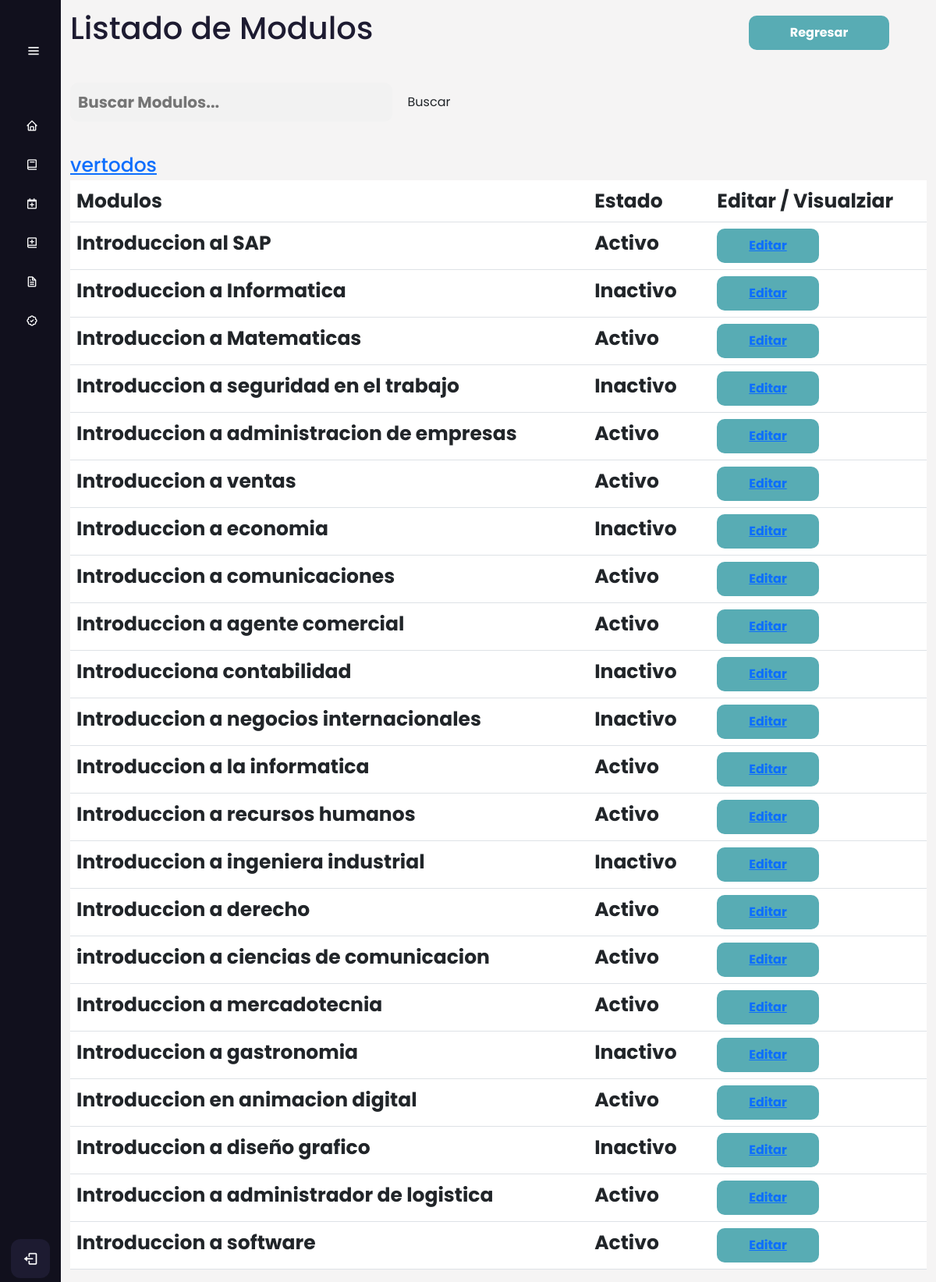
The page /cursos/listar_modulos on the database its author committed.
### AppCursos/models.py (models this page shows, shortened)
class Modulos(models.Model):
     nombre_modulo=models.CharField(max_length=100)
     estado_modulo= models.BooleanField(default=False)
     nombre_curso= models.ForeignKey(Cursos, on_delete=models.CASCADE,null=False)
     class Meta:
          verbose_name_plural = 'Modulos'

### AppCursos/views.py (the view)
# urls.py: path('listar_modulos', views.Listar_modulos, name='listar_modulos'),
def Listar_modulos(request):
    listarm = Modulos.objects.all()
    context = {'listarm':listarm}
    return render(request,'Modulos/listar_modulos.html',context)

### Templates/Modulos/listar_modulos.html
{% extends 'Layout/Base.html' %}
{% load static %}
{% block content %}
<link rel="stylesheet" href="{% static 'Css/Curso.css' %}">
<div class="home_content">
    <div class="text">
        <h1> Listado de Modulos </h1>
        <br><form class="search" action="{% url 'filtrar' %}" method="GET">
            <input type="text" class="search-bar" name="search" placeholder="Buscar Modulos...">
            <input type="submit" class="btn search-btn" value="Buscar">
        </form>
        <br>
        <span class="aux-btns"><a href="{% url 'listar_cursos' %}">vertodos</a> </span>
        <div class="table-responsive" >
            <table class="table " id="tablam">
                <thead>
                    <tr>
                        <th scope="col">Modulos</th>
                        <th scope="col">Estado</th>
                        <th scope="col"></th>
                        <th scope="col">Editar / Visualziar</th>
                    </tr>
                </thead>
                <tbody>
                    {% for modulos in listarm %}
                        <tr>
                            <th scope="row">{{modulos.nombre_modulo}}</th>
                            {% if modulos.estado_modulo %}
                            <th scope="row">Activo</th>
                            {% else %}
                            <th scope="row">Inactivo</th>
                            {% endif %}
                            <th scope="row">{{modulos.duracion_modulos_admin}}</th>
                            <td>
                                <button class="editar"><a href="#">Editar</a></button>
                            </td>
                        </tr>
                </tbody>
                {% endfor %}
            </table>
        </div>
    </div>
</div>
<a href="{% url 'modulos' %}"  id="back2">
    <div >
		<button  class="back">Regresar</button>
	</div>
</a>
{% endblock %}

### static/Css/Estilo.css (style rules this page uses)
* { margin: 0; padding: 0; box-sizing: border-box; font-family: "Poppins", sans-serif; }
body { position: relative; min-height: 100vh; width: 100%; overflow: hidden; }

### static/Css/Curso.css (style rules this page uses)
body { margin: 0; padding: 0; box-sizing: border-box; background-color: #f2f0f0b4; overflow-y: scroll; }
.home_content { position: absolute; height: 100%; width: calc(100% - 78px); left: 78px; transition: all 0.5s ease; }
.home_content .text { font-size: 25px; font-weight: 500; color: #1d1b31; margin: 12px; }
button { width: 50%; padding: 10px; border: none; border-radius: 10px; background-color: #58acb4; color: #fff; font-size: 16px; font-weight: bold; cursor: pointer; }
input[type="text"], #id_duracion_curso, #id_iconoCurso, #id_numero_intentos, #id_instrucciones_evaluacion { background-color: #f2f2f2; border: none; border-radius: 10px; outline: none; padding: 10px; transition: all 0.3s ease; font-size: 20px; font-weight: bold; color: #333; }
.back { position: absolute; top: 20px; right:5%; width: 15vw; font-size: 16px; font-weight: bold; cursor: pointer; transition: all 0.3s ease; }

### rows shown on the page
Modulos: nombre_modulo "Introduccion al SAP", estado_modulo "Activo"
Modulos: nombre_modulo "Introduccion a Informatica", estado_modulo "Inactivo"
Modulos: nombre_modulo "Introduccion a Matematicas", estado_modulo "Activo"
Modulos: nombre_modulo "Introduccion a seguridad en el trabajo", estado_modulo "Inactivo"
Modulos: nombre_modulo "Introduccion a administracion de empresas", estado_modulo "Activo"
Modulos: nombre_modulo "Introduccion a ventas", estado_modulo "Activo"
Modulos: nombre_modulo "Introduccion a economia", estado_modulo "Inactivo"
Modulos: nombre_modulo "Introduccion a comunicaciones", estado_modulo "Activo"
Modulos: nombre_modulo "Introduccion a agente comercial", estado_modulo "Activo"
Modulos: nombre_modulo "Introducciona contabilidad", estado_modulo "Inactivo"
Modulos: nombre_modulo "Introduccion a negocios internacionales", estado_modulo "Inactivo"
Modulos: nombre_modulo "Introduccion a la informatica", estado_modulo "Activo"
Modulos: nombre_modulo "Introduccion a recursos humanos", estado_modulo "Activo"
Modulos: nombre_modulo "Introduccion a ingeniera industrial", estado_modulo "Inactivo"
Modulos: nombre_modulo "Introduccion a derecho", estado_modulo "Activo"
Modulos: nombre_modulo "introduccion a ciencias de comunicacion", estado_modulo "Activo"
Modulos: nombre_modulo "Introduccion a mercadotecnia", estado_modulo "Activo"
Modulos: nombre_modulo "Introduccion a gastronomia", estado_modulo "Inactivo"
Modulos: nombre_modulo "Introduccion en animacion digital", estado_modulo "Activo"
Modulos: nombre_modulo "Introduccion a diseño grafico", estado_modulo "Inactivo"
Modulos: nombre_modulo "Introduccion a administrador de logistica", estado_modulo "Activo"
Modulos: nombre_modulo "Introduccion a software", estado_modulo "Activo"
